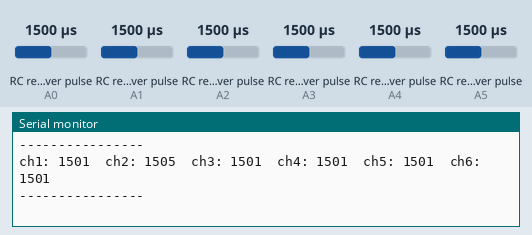
Simulated run of this sketch. Board: Arduino Uno, built with avr-gcc and run on an emulated ATmega328P. Parts: the last lines printed to the serial monitor. Wiring (inferred from the names in the program): 6 × RC receiver channel: data A0 / data A1 / data A2 / data A3 / data A4 / data A5. The test bench sets the inputs (shaded band); at power-on: RC receiver pulse (sensors on A0, A1, A2, A3, A4, A5) 1500 µs.

Above: at 1.2 s.
1.3 s: RC receiver pulse (sensor on A0) set to 1020 µs
At 2.6 s:
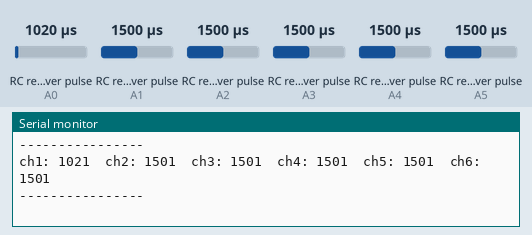
2.8 s: RC receiver pulse (sensor on A1) set to 1020 µs
At 3.9 s:
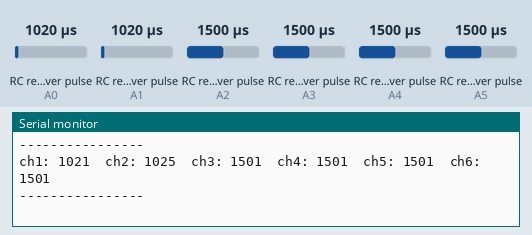
4.3 s: RC receiver pulse (sensor on A2) set to 1020 µs
At 5.6 s:
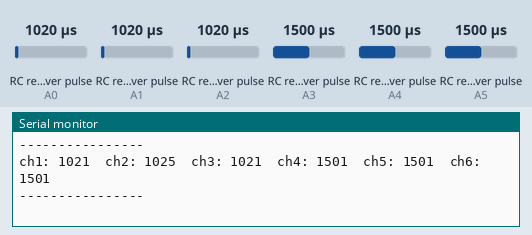
5.8 s: RC receiver pulse (sensor on A3) set to 1020 µs
At 6.7 s:
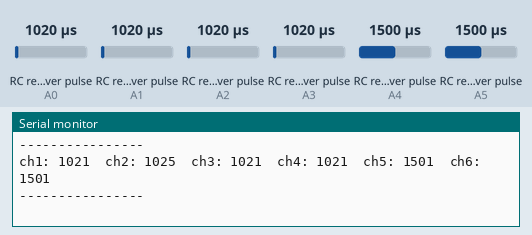
7.3 s: RC receiver pulse (sensor on A4) set to 1980 µs
At 9.0 s:
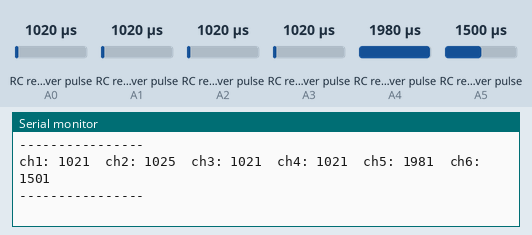
10.3 s: RC receiver pulse (sensor on A5) set to 1020 µs
At 12.2 s:
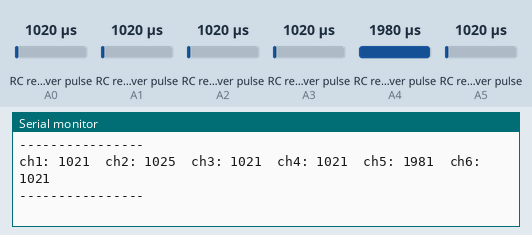
Timing chart, 0 to 12.8 s (numbered marks = the images above; inputs shaded):
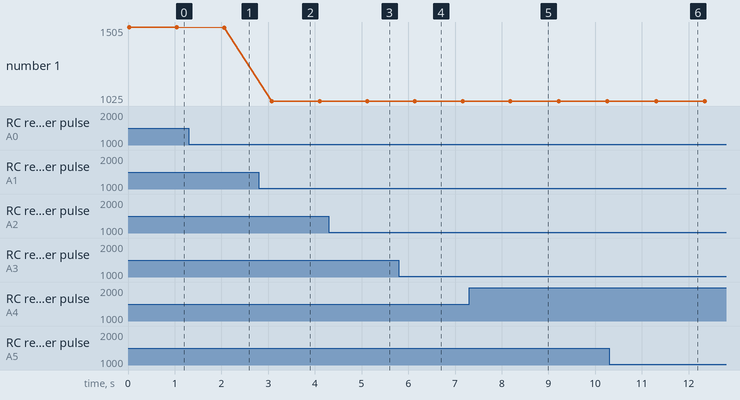

Measured:
- after the input at 1.3 s, the serial monitor: prints a new line after 0.76 s (image 1)
- after the input at 2.8 s, the serial monitor: prints a new line after 0.28 s (image 2)
- after the input at 4.3 s, the serial monitor: prints a new line after 0.82 s (image 3)
- after the input at 5.8 s, the serial monitor: prints a new line after 0.34 s (image 4)
- after the input at 7.3 s, the serial monitor: prints a new line after 0.88 s (image 5)
- after the input at 10.3 s, the serial monitor: prints a new line after 1.0 s (image 6)
- plotted number 1: 1501 → 1025 after the input at 2.8 s

The sketch:

04_Multiple_Channels_Reading.ino
```cpp
// define the channel pins
const int channel_1 = A0;
const int channel_2 = A1;
const int channel_3 = A2;
const int channel_4 = A3;
const int channel_5 = A4;
const int channel_6 = A5;

void setup() {
  // set the pin modes
  pinMode(channel_1, INPUT);
  pinMode(channel_2, INPUT);
  pinMode(channel_3, INPUT);
  pinMode(channel_4, INPUT);
  pinMode(channel_5, INPUT);
  pinMode(channel_6, INPUT);

  // initialize the serial port
  Serial.begin(9600);
}

void loop() {
  // read the values
  int value_1 = pulseIn(channel_1, HIGH);
  // right joystick left-right
  Serial.print("\nch1: ");
  Serial.print(value_1);

  int value_2 = pulseIn(channel_2, HIGH);
  // right joystick up-down
  Serial.print("\tch2: ");
  Serial.print(value_2);

  int value_3 = pulseIn(channel_3, HIGH);
  // left joystick up-down
  Serial.print("\tch3: ");
  Serial.print(value_3);

  int value_4 = pulseIn(channel_4, HIGH);
  // left joystick left-right
  Serial.print("\tch4: ");
  Serial.print(value_4);

  int value_5 = pulseIn(channel_5, HIGH);
  // right knob rotate
  Serial.print("\tch5: ");
  Serial.print(value_5);

  int value_6 = pulseIn(channel_6, HIGH);
  // left knob rotate
  Serial.print("\tch6: ");
  Serial.print(value_6);

  // delay for smooth performance
  Serial.print("\n----------------");
  delay(1000);
}
```
